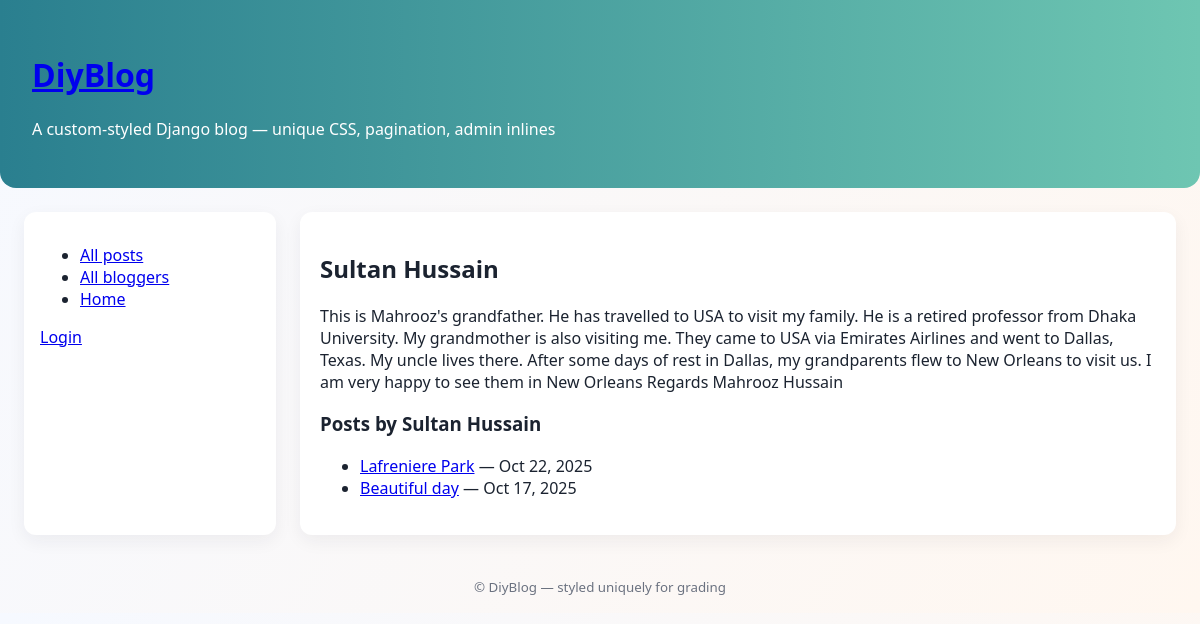
/blog/blogger/1/, run on the app's committed database.
### blog/models.py (models this page shows, shortened)
class Blogger(models.Model):
    user = models.OneToOneField(User, on_delete=models.SET_NULL, null=True, blank=True)
    name = models.CharField(max_length=200)
    bio = models.TextField(blank=True)
    created_at = models.DateTimeField(default=timezone.now)

class BlogPost(models.Model):
    title = models.CharField(max_length=255)
    author = models.ForeignKey(Blogger, on_delete=models.SET_NULL, null=True, related_name='posts')
    content = models.TextField()
    created_at = models.DateTimeField(default=timezone.now, db_index=True)
    class Meta:
        ordering = ['-created_at']  # newest first

### blog/views.py (the view)
# urls.py: path('blogger/<int:pk>/', views.blogger_detail, name='blogger_detail'),
def blogger_detail(request, pk):
    blogger = get_object_or_404(Blogger, pk=pk)
    posts = blogger.posts.all()  # ordering set on BlogPost Meta -> newest first
    return render(request, 'blog/blogger_detail.html', {'blogger': blogger, 'posts': posts})

### blog/templates/blog/blogger_detail.html (shortened to what this page needs)
{% extends 'blog/base.html' %}
{% block content %}
<h2>{{ blogger.name }}</h2>
<div class="bio">
  <p>{{ blogger.bio|default:"No bio provided." }}</p>
</div>
<h3>Posts by {{ blogger.name }}</h3>
<ul>
  {% for p in posts %}
    <li><a href="{% url 'blog:blog_detail' p.pk %}">{{ p.title }}</a> — {{ p.created_at|date:"M j, Y" }}</li>
  {% empty %}
    <li>No posts by this author.</li>
  {% endfor %}
</ul>
{% endblock %}

### blog/static/css/site.css (style rules this page uses)
body { font-family: "Segoe UI", Roboto, Arial, sans-serif; background: linear-gradient(120deg,#f6f9ff,#fff7f0); color: #1b2330; margin: 0; }

### data on the page
Blogger: name "Sultan Hussain", bio "This is Mahrooz's grandfather. He has travelled to USA to visit my family. He is a retired professor from Dhaka University. My grandmother is also visiting me. They came to USA via Emirates Airlines and went to Dallas, Texas. My uncle lives there. After some days of rest in Dallas, my grandparents flew to New Orleans to visit us. I am very happy to see them in New Orleans Regards Mahrooz Hussain"
BlogPost: title "Lafreniere Park", created_at "Oct 22, 2025"
BlogPost: title "Beautiful day", created_at "Oct 17, 2025"
